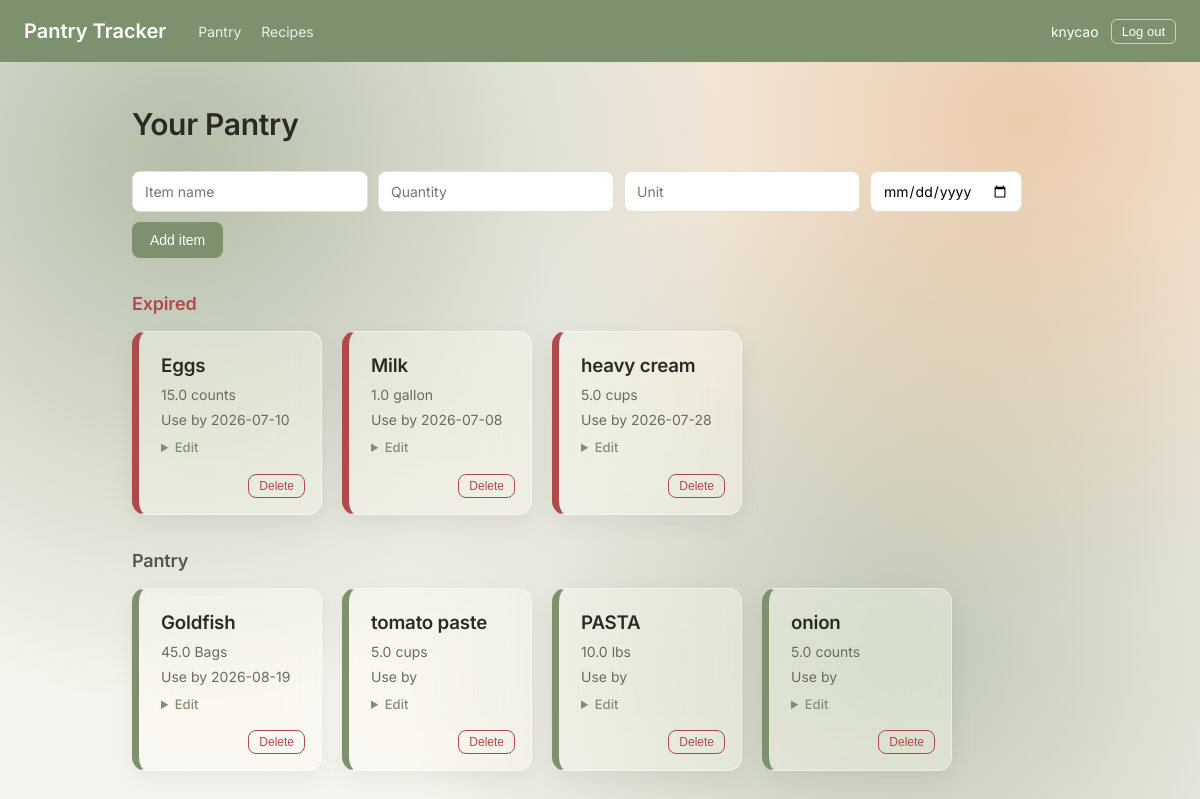
Page / (signed in) on the earlier database version.
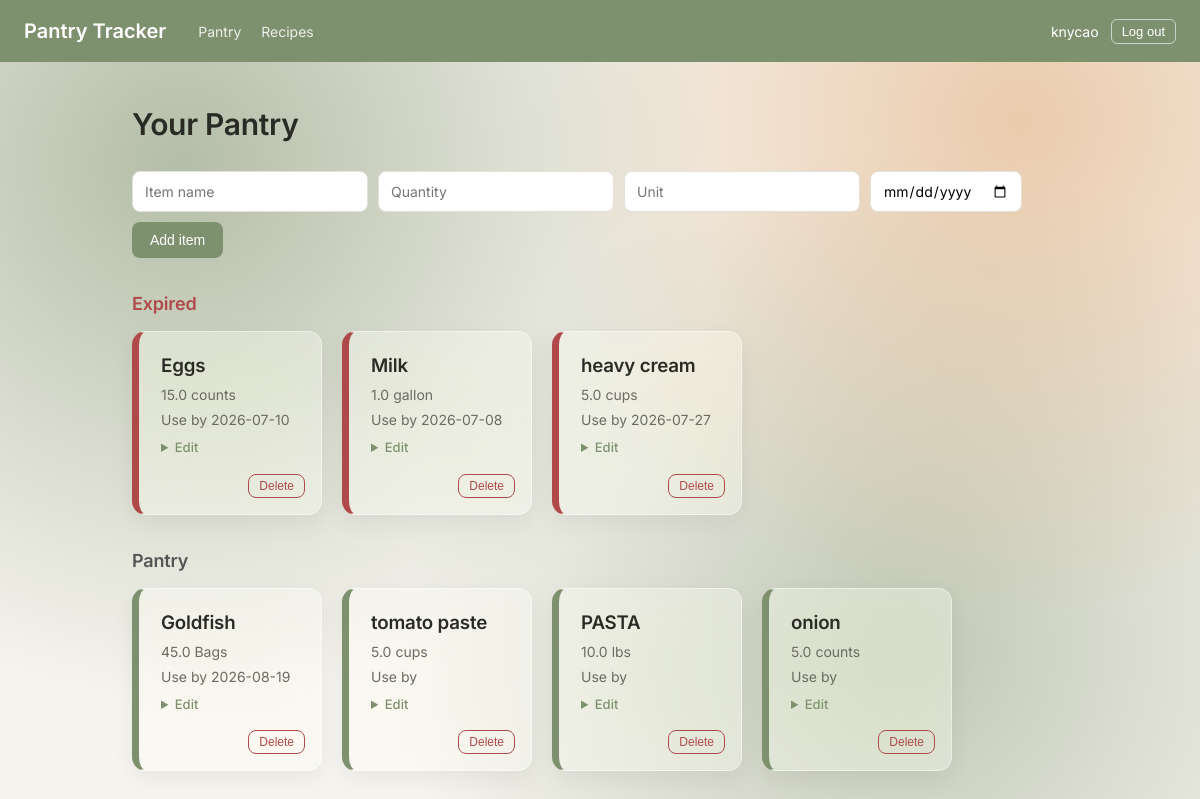
Same page on the later database version.
### tables this page shows
CREATE TABLE items (
    id INTEGER PRIMARY KEY AUTOINCREMENT,
    name TEXT NOT NULL,
    quantity REAL NOT NULL,
    unit TEXT NOT NULL,
    expiration_date TEXT
, user_id INTEGER);

### app.py (the view)
@app.route("/", methods=["GET"])
@login_required
def show_pantry():
    items = get_all_items(session["user_id"])
    expired_items = [item for item in items if item["is_expired"]]
    expiring_items = [item for item in items if item["expiring_soon"] and not item["is_expired"]]
    normal_items = [item for item in items if not item["is_expired"] and not item["expiring_soon"]]
    return render_template("index.html",
                           expired_items=expired_items,
                           expiring_items=expiring_items,
                           normal_items=normal_items,
                           username=session["username"])

### app.py (called while the page is built)
def login_required(original_function):
    @wraps(original_function)
    def wrapper(*args, **kwargs):
        if "user_id" not in session:
            return redirect("/login")
        return original_function(*args, **kwargs)
    return wrapper

def get_all_items(user_id):
    connection = sqlite3.connect("pantry.db")
    connection.row_factory = sqlite3.Row
    cursor = connection.execute("SELECT * FROM items WHERE user_id = ?", (user_id,))
    items = cursor.fetchall()
    connection.close()
    today = date.today().isoformat()
    soon_cutoff = (date.today() + timedelta(days=3)).isoformat()
    result = []
    for item in items:
        item_dict = dict(item)
        exp = item_dict.get("expiration_date")
        item_dict["is_expired"] = bool(exp) and exp < today
        item_dict["expiring_soon"] = bool(exp) and today <= exp <= soon_cutoff
        result.append(item_dict)
    return result

### templates/index.html (shortened to what this page needs)
{% extends "base.html" %}
{% block content %}
  <h1>Your Pantry</h1>
  <form action="/add" method="POST" class="add-form">
    <input type="text" name="name" placeholder="Item name" required>
    <input type="number" name="quantity" placeholder="Quantity" step="any" required>
    <input type="text" name="unit" placeholder="Unit" required>
    <input type="date" name="expiration_date">
    <button type="submit">Add item</button>
  </form>
  {% if expired_items %}
    <h2 class="section-heading section-heading-expired">Expired</h2>
    <div class="card-grid">
      {% for item in expired_items %}
        <div class="card card-expired">
          <h3>{{ item.name }}</h3>
          <p>{{ item.quantity }} {{ item.unit }}</p>
          <p class="expires">Use by {{ item.expiration_date }}</p>
          <details>
            <summary>Edit</summary>
          </details>
          <form action="/delete/{{ item.id }}" method="POST">
            <button type="submit" class="delete-btn">Delete</button>
          </form>
        </div>
      {% endfor %}
    </div>
  {% endif %}
  <h2 class="section-heading">Pantry</h2>
  <div class="card-grid">
    {% for item in normal_items %}
      <div class="card">
        <h3>{{ item.name }}</h3>
        <p>{{ item.quantity }} {{ item.unit }}</p>
        <p class="expires">Use by {{ item.expiration_date }}</p>
        <details>
          <summary>Edit</summary>
        </details>
        <form action="/delete/{{ item.id }}" method="POST">
          <button type="submit" class="delete-btn">Delete</button>
        </form>
      </div>
    {% endfor %}
  </div>
{% endblock %}

### templates/base.html (shortened to what this page needs)
<!DOCTYPE html>
<html lang="en">
<head>
  <link rel="stylesheet" href="{{ url_for('static', filename='style.css') }}">
</head>
<body>
  <nav class="navbar">
    <span class="logo">Pantry Tracker</span>
    {% if username %}
      <span class="nav-links">
        <a href="/">Pantry</a>
        <a href="/recipes">Recipes</a>
      </span>
      <span class="nav-user">
        {{ username }}
        <form action="/logout" method="POST" class="logout-form">
          <button type="submit">Log out</button>
        </form>
      </span>
    {% endif %}
  </nav>
  <main class="container">
    {% block content %}{% endblock %}
  </main>
</body>
</html>

### static/style.css (style rules this page uses)
:root { --bg: #FAFAF8; --ink: #2B2B26; --sage: #7e916e; --sage-light: #E3ECD9; --warning: #D98E4A; --warning-light: #FBEFE3; --danger: #B04A4A; --danger-light: #FBECEB; --border: #E4E1D8; --font-display: "Inter", -apple-system, sans-serif; --font-body: "Inter", -apple-system, sans-serif; }
* { box-sizing: border-box; }
body { margin: 0; font-family: var(--font-body); background-color: #F6F4EE; background-image: radial-gradient(circle at 15% 20%, rgba(126, 145, 110, 0.55) 0%, transparent 45%), radial-gradient(circle at 85% 15%, rgba(217, 142, 74, 0.40) 0%, transparent 40%), radial-gradient(circle at 75% 80%, rgba(126, 145, 110, 0.45) 0%, transparent 45%); background-attachment: fixed; color: var(--ink); line-height: 1.5; min-height: 100vh; }
h1, h2, h3 { font-family: var(--font-display); font-weight: 600; letter-spacing: -0.01em; margin: 0 0 4px 0; }
h1 { font-size: 30px; margin-bottom: 24px; }
.section-heading { font-size: 18px; font-weight: 600; margin: 32px 0 14px 0; color: #555; }
.section-heading:first-of-type { margin-top: 0; }
.section-heading-expired { color: var(--danger); }
.navbar { background-color: var(--sage); padding: 16px 24px; display: flex; align-items: center; }
.logo { color: white; font-family: var(--font-display); font-weight: 600; font-size: 20px; }
.nav-links { display: inline-flex; gap: 20px; margin-left: 32px; }
.nav-links a { color: white; text-decoration: none; font-size: 14px; opacity: 0.85; }
.nav-user { margin-left: auto; color: white; display: flex; align-items: center; gap: 12px; font-size: 14px; }
.logout-form button { background: none; border: 1px solid rgba(255,255,255,0.6); color: white; border-radius: 6px; padding: 4px 10px; cursor: pointer; font-size: 13px; }
.container { padding: 40px 32px; max-width: 1000px; margin: 0 auto; }
.add-form, .recipe-form, .auth-form { display: flex; gap: 10px; margin-bottom: 32px; flex-wrap: wrap; }
.add-form input, .recipe-form input, .recipe-form textarea, .auth-form input, .edit-form input { padding: 10px 12px; border: 1px solid var(--border); border-radius: 8px; font-family: inherit; font-size: 14px; }
.add-form button, .recipe-form button, .auth-form button, .edit-form button { background-color: var(--sage); color: white; border: none; border-radius: 8px; padding: 10px 18px; cursor: pointer; font-size: 14px; font-weight: 500; }
.card-grid, .recipe-list { display: flex; flex-wrap: wrap; gap: 20px; align-items: flex-start; }
.card, .recipe-card { background-color: rgba(255, 255, 255, 0.35); backdrop-filter: blur(24px) saturate(180%); -webkit-backdrop-filter: blur(24px) saturate(180%); border: 0.5px solid rgba(255, 255, 255, 0.45); border-radius: 14px; box-shadow: 0 8px 24px rgba(0,0,0,0.06); padding: 20px 22px 56px 22px; position: relative; border-left: 7px solid var(--sage); }
.card { width: 190px; }
.card-expired { border-left-color: var(--danger); }
.card p { margin: 4px 0; color: #6b6b62; font-size: 14px; }
.expires { color: var(--warning); font-size: 13px; }
.delete-btn { background-color: transparent; color: var(--danger); border: 1px solid var(--danger); border-radius: 8px; padding: 4px 10px; cursor: pointer; font-size: 12px; position: absolute; bottom: 16px; right: 16px; }
details summary { cursor: pointer; color: var(--sage); font-size: 13px; margin-top: 8px; font-weight: 500; }

Differences in the rows shown:
changed items "heavy cream": expiration_date "2026-07-28" → "2026-07-27"
